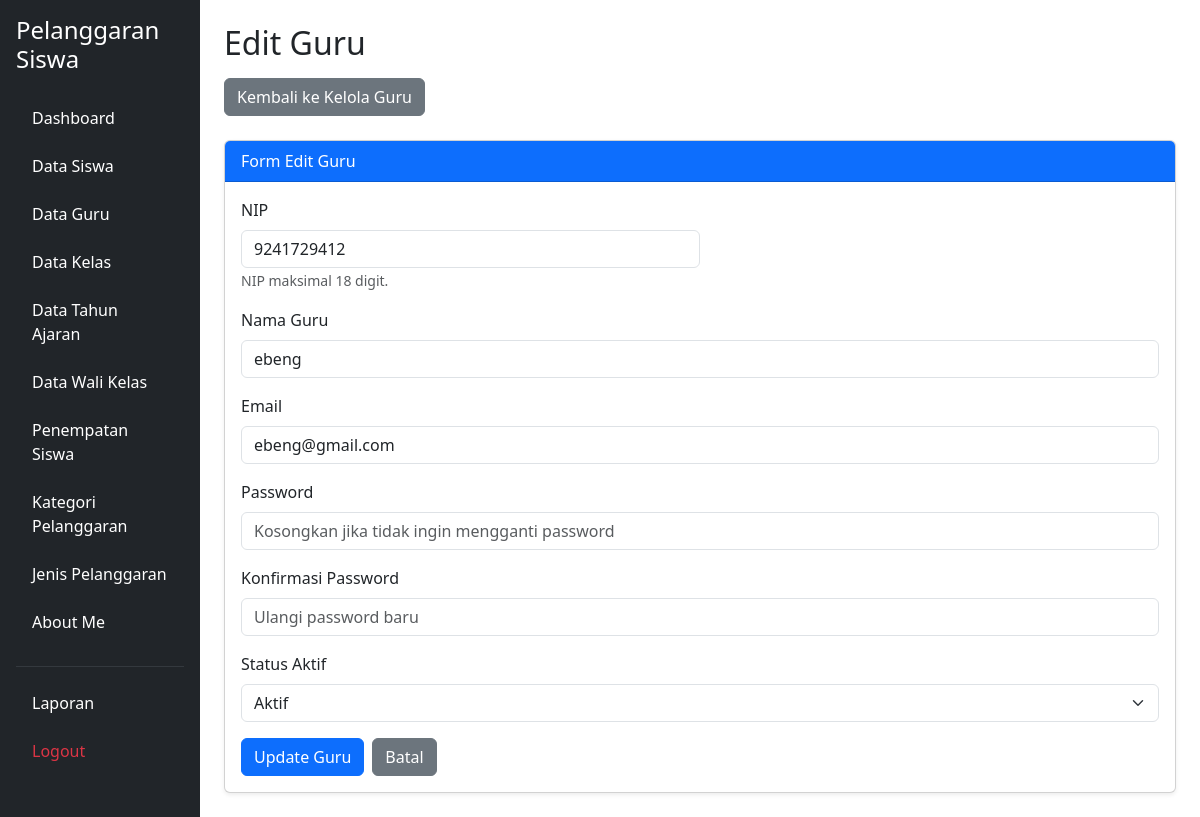
/edit_guru.php?id=51 (signed in), run on the app's committed database.
### tables this page shows
CREATE TABLE `t_guru` (
  `id` int(11) NOT NULL,
  `nip` varchar(30) NOT NULL,
  `nama` varchar(150) DEFAULT NULL,
  `email` varchar(150) NOT NULL,
  `status_aktif` tinyint(1) NOT NULL,
  `user_id` int(11) NOT NULL,
  `created_at` timestamp NOT NULL DEFAULT current_timestamp(),
  `updated_at` timestamp NOT NULL DEFAULT current_timestamp()
);

### edit_guru.php (the view, shortened to what this page needs)
<?php
include 'config/koneksi.php';
$id = isset($_GET['id']) ? (int) $_GET['id'] : 0;
$stmt = mysqli_prepare(
    $koneksi,
    "SELECT * FROM t_guru WHERE id = ?"
);
mysqli_stmt_bind_param($stmt, "i", $id);
mysqli_stmt_execute($stmt);
$hasil = mysqli_stmt_get_result($stmt);
$data = mysqli_fetch_assoc($hasil);
?>
<!DOCTYPE html>
<html lang="id">
<head>
    <link href="https://cdn.jsdelivr.net/npm/bootstrap@5.3.8/dist/css/bootstrap.min.css"
          rel="stylesheet">
</head>
<body>
<div class="container-fluid">
    <div class="row">
        <?php include 'layout/sidebar.php'; ?>
        <main class="col-md-9 col-lg-10 p-4">
            <div class="mb-4">
                <h2 class="mb-3">Edit Guru</h2>
                <a href="kelola_guru.php" class="btn btn-secondary">
                    Kembali ke Kelola Guru
                </a>
            </div>
            <div class="card shadow-sm">
                <div class="card-header bg-primary text-white">
                    Form Edit Guru
                </div>
                <div class="card-body">
                    <form action="proses_edit_guru.php" method="POST">
                        <div class="col-md-6 mb-3">
                            <label class="form-label">NIP</label>
                            <input type="text"
                                name="nip"
                                class="form-control"
                                placeholder="Masukkan NIP"
                                value="<?= htmlspecialchars($data['nip'] ?? ''); ?>"
                                maxlength="18"
                                pattern="[0-9]{1,18}"
                                inputmode="numeric"
                                oninput="this.value = this.value.replace(/[^0-9]/g, '').slice(0, 18)"
                                required>
                            <small class="text-muted">NIP maksimal 18 digit.</small>
                        </div>
                        <div class="mb-3">
                            <label for="nama" class="form-label">
                                Nama Guru
                            </label>
                            <input type="text"
                                   class="form-control"
                                   id="nama"
                                   name="nama"
                                   value="<?= htmlspecialchars($data['nama'] ?? ''); ?>"
                                   placeholder="Masukkan Nama Guru"
                                   required>
                        </div>
                        <div class="mb-3">
                            <label for="email" class="form-label">
                                Email
                            </label>
                            <input type="email"
                                   class="form-control"
                                   id="email"
                                   name="email"
                                   value="<?= htmlspecialchars($data['email'] ?? ''); ?>"
                                   placeholder="Masukkan Email Guru"
                                   required>
                        </div>
                        <div class="mb-3">
                            <label class="form-label">Password</label>
                            <input type="password"
                                name="password"
                                class="form-control"
                                placeholder="Kosongkan jika tidak ingin mengganti password"
                                minlength="6">
                        </div>
                        <div class="mb-3">
                            <label class="form-label">Konfirmasi Password</label>
                            <input type="password"
                                name="konfirmasi_password"
                                class="form-control"
                                placeholder="Ulangi password baru"
                                minlength="6">
                        </div>
                        <div class="mb-3">
                            <label for="status_aktif" class="form-label">
                                Status Aktif
                            </label>
                            <select class="form-select"
                                    id="status_aktif"
                                    name="status_aktif"
                                    required>
                                <option value="1"
                                    <?= ($data['status_aktif'] == 1) ? 'selected' : ''; ?>>
                                    Aktif
                                </option>
                            </select>
                        </div>
                        <div class="d-flex gap-2">
                            <button type="submit" class="btn btn-primary">
                                Update Guru
                            </button>
                            <a href="kelola_guru.php"
                               class="btn btn-secondary">
                                Batal
                            </a>
                        </div>
                    </form>
                </div>
            </div>
        </main>
    </div>
</div>
</body>
</html>

### data on the page
t_guru: nip "9241729412", nama "ebeng", email "ebeng@gmail.com", status_aktif "Aktif"
